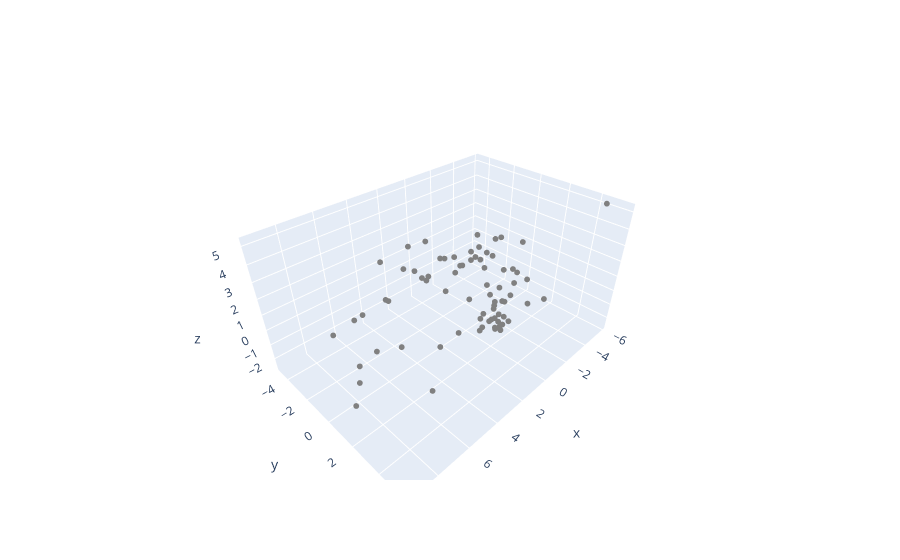

The cell this chart's notebook holds for it:
### Code cell
pca = PCA(n_components=3)
SW_pca = pca.fit(data2).transform(data2)

print('Explained Variance', pca.explained_variance_ratio_)

fig = go.Figure(data=[go.Scatter3d(
    x=SW_pca[:,0], y=SW_pca[:,1], z=SW_pca[:,2], 
    mode ='markers', 
    marker=dict(size = 2, color = 'grey')
)] , layout = go.Layout(scene = dict(aspectmode= 'data')))

fig.show()

print(SW_pca.shape)
